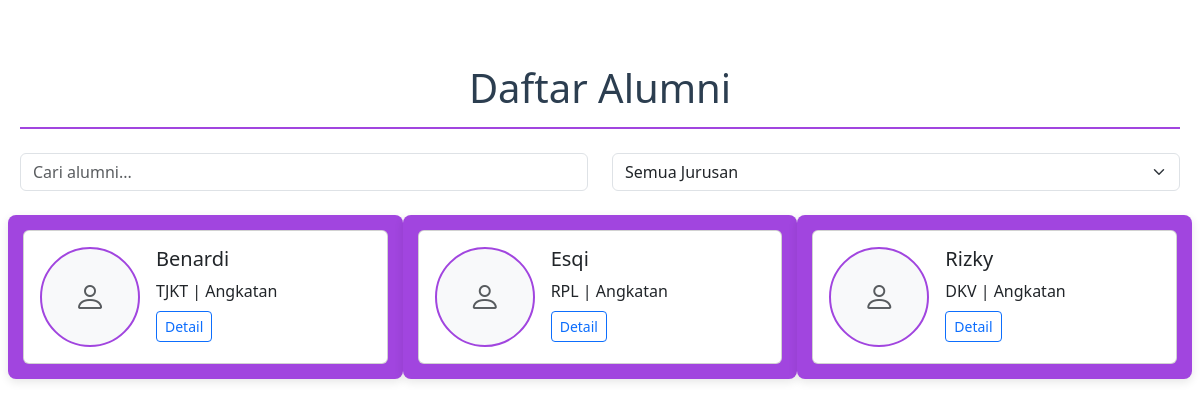
Screenshot of /daftaralumni/indexx.php with the database file from the repository.
### tables this page shows
CREATE TABLE `alumni` (
  `id_alumni` int(5) NOT NULL,
  `id_admin` int(5) NOT NULL,
  `id_jurusan` int(5) NOT NULL,
  `nama` varchar(50) NOT NULL,
  `jenis_kelamin` enum('L','P') NOT NULL,
  `email` varchar(50) NOT NULL,
  `alamat` text NOT NULL,
  `foto` varchar(50) NOT NULL,
  `password` varchar(255) NOT NULL
);

CREATE TABLE `jurusan` (
  `id_jurusan` int(5) NOT NULL,
  `nama_jurusan` varchar(50) NOT NULL
);

### daftaralumni/indexx.php (the view, shortened to what this page needs)
<?php
include '../service/koneksi.php';
$query = "SELECT a.*, j.nama_jurusan
          FROM alumni a
          LEFT JOIN jurusan j ON a.id_jurusan = j.id_jurusan
          ORDER BY a.nama ASC";
$result = mysqli_query($koneksi, $query);
?>
<!DOCTYPE html>
<html lang="id">
<head>
  <link href="https://cdn.jsdelivr.net/npm/bootstrap@5.3.0/dist/css/bootstrap.min.css" rel="stylesheet">
  <link href="https://cdn.jsdelivr.net/npm/bootstrap-icons@1.10.5/font/bootstrap-icons.css" rel="stylesheet">
</head>
<body>
  <div class="container mt-4">
    <h1 class="text-center mb-4">Daftar Alumni</h1>
    <div class="row mb-4">
      <div class="col-md-6">
        <input type="text" id="searchInput" class="form-control" placeholder="Cari alumni...">
      </div>
      <div class="col-md-6">
        <select id="filterJurusan" class="form-select">
          <option value="">Semua Jurusan</option>
        </select>
      </div>
    </div>
    <div class="row" id="alumniList">
      <?php mysqli_data_seek($result, 0); while ($alumni = mysqli_fetch_assoc($result)): ?>
        <div class="col-md-4 alumni-item mb-3" data-jurusan="<?php echo htmlspecialchars($alumni['nama_jurusan'] ?? ''); ?>">
          <div class="card">
            <div class="card-body">
              <div class="d-flex gap-3">
                <?php if (!empty($alumni['foto'])): ?>
                  <img src="../assets/img/<?php echo htmlspecialchars($alumni['foto']); ?>" alt="Foto" class="alumni-photo">
                <?php else: ?>
                  <div class="alumni-photo d-flex justify-content-center align-items-center bg-light">
                    <i class="bi bi-person fs-2 text-muted"></i>
                  </div>
                <?php endif; ?>
                <div>
                  <h5><?php echo htmlspecialchars($alumni['nama']); ?></h5>
                  <p class="mb-1"><?php echo htmlspecialchars($alumni['nama_jurusan']); ?> | Angkatan <?php echo $alumni['angkatan']; ?></p>
                  <a href="#detail-<?php echo $alumni['id_alumni']; ?>" class="btn btn-outline-primary btn-sm">Detail</a>
                </div>
              </div>
            </div>
          </div>
        </div>
      <?php endwhile; ?>
    </div>
  </div>
</body>
</html>

### daftaralumni/indexx.php (style rules this page uses)
.container { max-width: 1200px; margin: 0 auto; padding: 20px; }
h1 { color: #2c3e50; text-align: center; margin: 20px 0 30px; padding-bottom: 15px; border-bottom: 2px solid #a145df; }
.alumni-item { display: block; background: #a145df; color: white; padding: 15px; border-radius: 8px; text-decoration: none; transition: all 0.3s; box-shadow: 0 3px 10px rgba(0,0,0,0.1); }
.alumni-photo { width: 100px; height: 100px; border-radius: 50%; object-fit: cover; border: 3px solid #a145df; }
.alumni-photo { width: 100px; height: 100px; border-radius: 50%; object-fit: cover; border: 2px solid #a145df; }

### rows the page displays
alumni: nama "Benardi", id_jurusan.nama_jurusan "TJKT"
alumni: nama "Esqi", id_jurusan.nama_jurusan "RPL"
alumni: nama "Rizky", id_jurusan.nama_jurusan "DKV"
